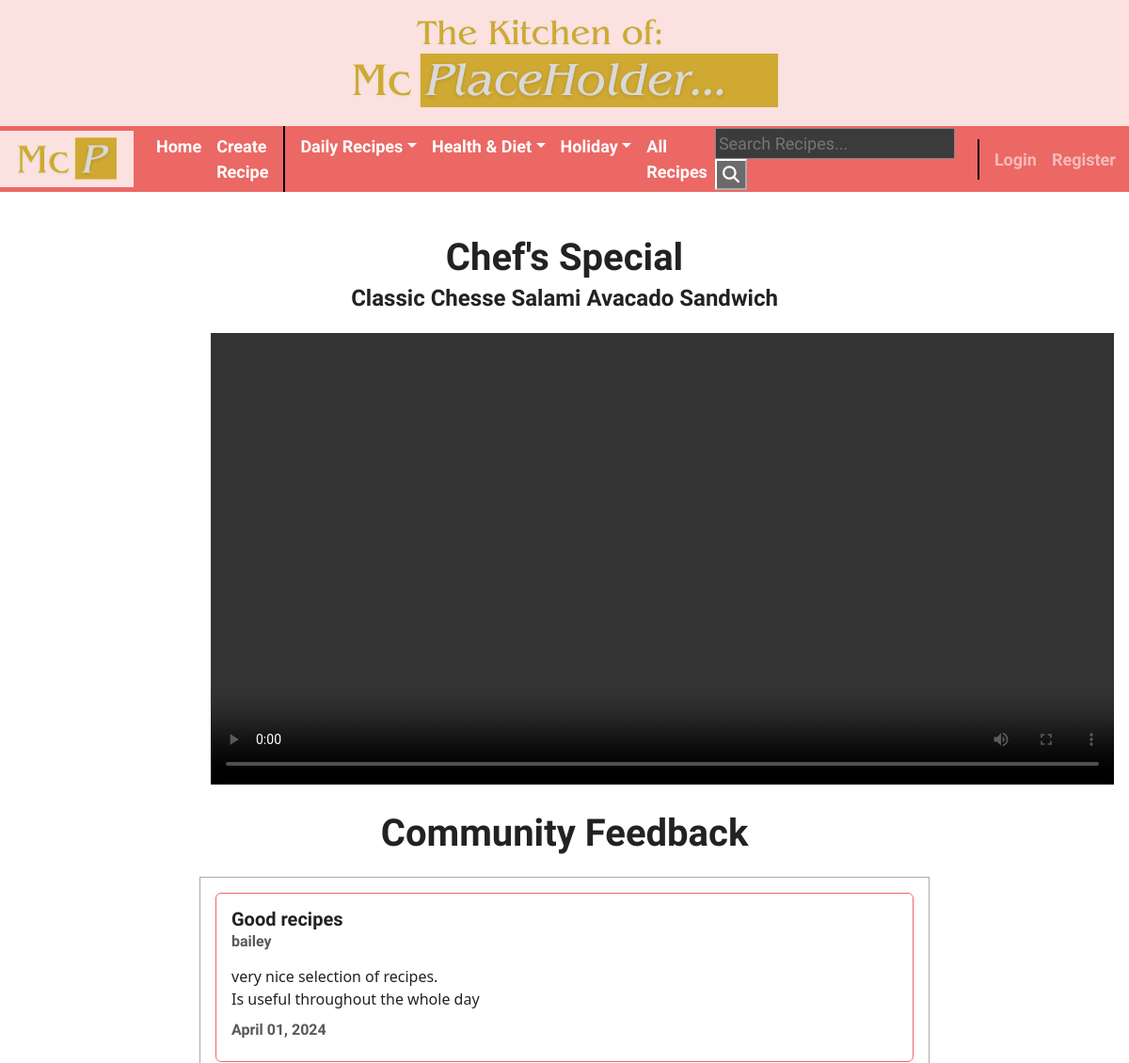
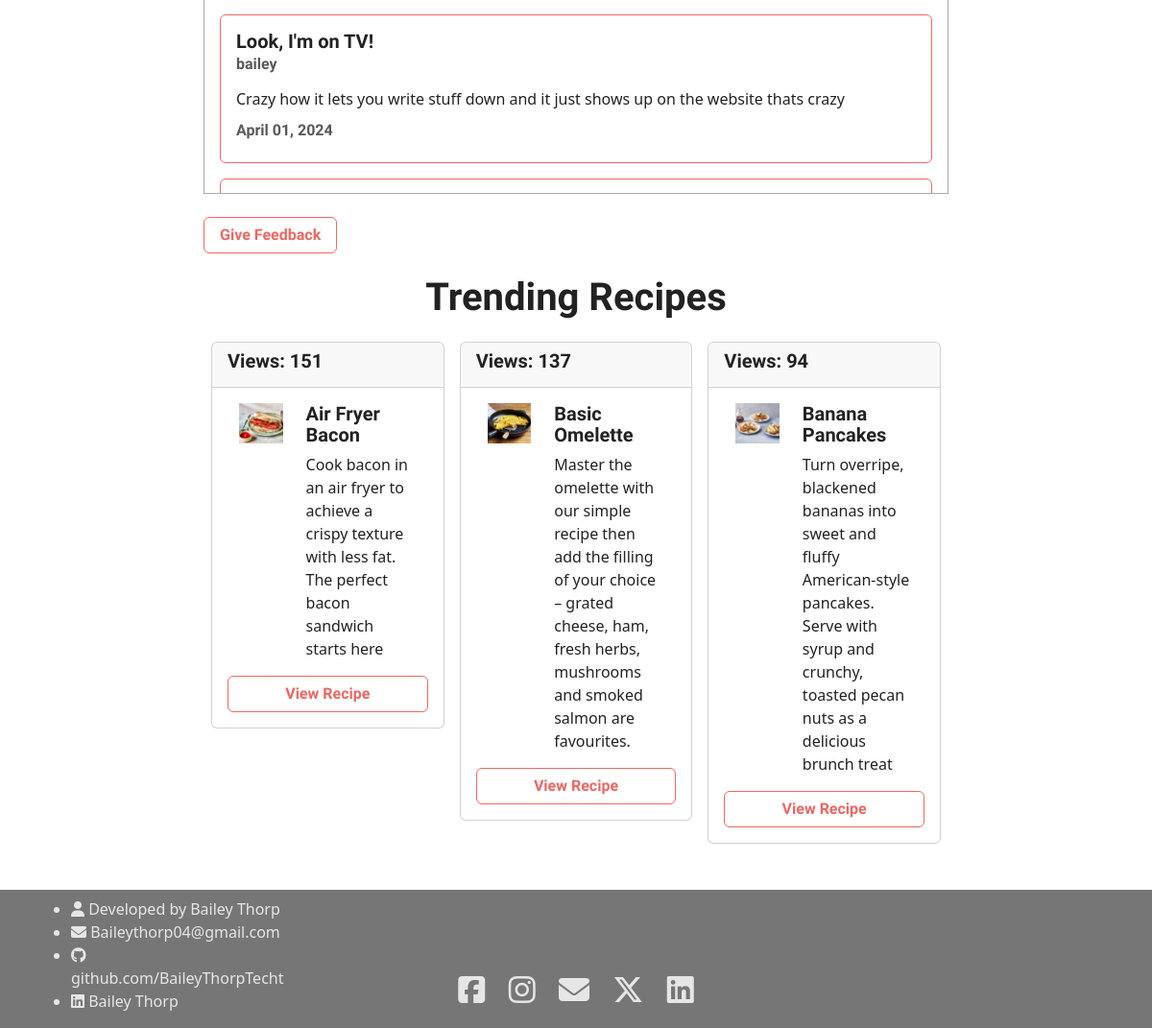
The page / on the database its author committed (2 pictures, top to bottom).
### hello/models.py (models this page shows, shortened)
class Category(models.Model):
    title = models.CharField(max_length=100)
    def __str__(self):
        return self.title.lower()

class Feedback(models.Model):
    title = models.CharField(max_length=100)
    description = models.TextField()
    author = models.ForeignKey(User, on_delete=models.CASCADE)
    created_at = models.DateTimeField(auto_now_add=True)

class Recipe(models.Model):
    title = models.CharField(max_length=100)
    description = models.TextField()
    ingredients = models.TextField()
    instructions = models.TextField()
    image = models.ImageField(upload_to="recipe_images")
    subcategory = models.ForeignKey(Subcategory, on_delete=models.CASCADE)
    author = models.ForeignKey(User, on_delete=models.CASCADE)
    created_at = models.DateTimeField(auto_now_add=True)
    updated_at = models.DateTimeField(auto_now=True)

### hello/views.py (the view)
# urls.py: path("", views.LandingView.as_view(), name="landing"),
class LandingView(ListView):
    model = models.Feedback
    template_name = 'hello/landing.html'
    context_object_name = 'feedback'
    def get_context_data(self, **kwargs):
        context =  super().get_context_data(**kwargs)
        recipes = models.Recipe.objects.all()[:3]
        views = ["151", "137", "94"]
        context['recipesandviews'] = zip(recipes, views)
        return context

### hello/context_processors.py (called while the page is built)
def navbar_processor(request):
    categories = models.Category.objects.all()
    subcategories = models.Subcategory.objects.all()
    return {
        'categories': categories,
        'subcategories': subcategories,
    }

### hello/models.py (called while the page is built)
    def __str__(self):
        return self.title.lower()

### hello/templates/hello/landing.html
{% extends "hello/base.html" %}
{% block content %}
<h1 class="text-center mt-4">Chef's Special</h1>
<h4 class="text-center mt-2">Classic Chesse Salami Avacado Sandwich</h4>
<div class="container my-4">
<div class="row">
<div class="col text-center">
    {% load static %}
    <video controls height="480px">
        <source src="static/videos/chef_special_fast.mp4" type="video/mp4" class="ms-auto" alt="chef's speical">
    </video>
</div>
</div>
</div>
<h1 class="text-center mt-4">Community Feedback</h1>
<div class="overflow-auto my-4 border border-secondary rounded-left" style="height:400px;">
    {% for reply in feedback %}
    <div class="card border-primary m-3">
        <div class="card-body">
            <h5 class="card-title">{{ reply.title }}</h5>
            <h6 class="card-subtitle mb-2 text-muted">{{ reply.author }}</h6>
            <p class="card-text">{{ reply.description|linebreaks }}</p>
            <h6 class="card-subtitle mb-2 text-muted">{{ reply.created_at|date:"F d, Y" }}</h6>
        </div>
    </div>
    {% endfor %}
</div>
<a class="btn btn-outline-primary" href="{% url 'feedback-create' %}">Give Feedback</a>
<h1 class="text-center mt-4">Trending Recipes</h1>
<div class="container my-4">
    <div class="row">
    {% for recipe, views in recipesandviews %}
    <div class="col-4 px-2">
        <div class="card ">
            <div class="card-header">
                <h5>Views: {{ views }}</h5>
            </div>
            <div class="card-body">
                <div class="container">
                    <div class="row">
                        <div class="col-4">
                            <img class = "img-responsive" width = "100%" src="{{recipe.image.url}}">
                        </div>
                        <div class="col-8">
                            <h5 class="card-title text-capitalize">{{ recipe.title }}</h5>
                            <p class="card-text">{{ recipe.description }}</p>
                        </div>
                    </div>
                    <div class="row mt-3">
                        <a class="btn btn-outline-primary" href="{% url 'recipe-detail' recipe.pk %}">View Recipe</a>
                    </div>
                </div>
            </div>
        </div>
    </div>
    {% endfor %}
    </div>
</div>
{% endblock content%}

### hello/templates/hello/base.html (shortened to what this page needs)
<!DOCTYPE html>
<html lang="en">
<head>
    <link
      href="https://cdn.jsdelivr.net/npm/bootswatch@5.2.0/dist/journal/bootstrap.min.css"
      rel="stylesheet"
    />
</head>
<body>
    <div class="text-center py-3" style="background-color:#fbe1e0;">
      {% load static %}
        <img src="{% static 'images/heading.png'%}"  style="mix-blend-mode: darken;" alt="header logo">
    </div>
    <nav class="navbar sticky-top navbar-expand-lg bg-primary pb-0" data-bs-theme="dark" style="padding:0px;">
        <div class="container-fluid ps-0">
          {% load static %}
          <a class="navbar-brand px-2 py-0" href="{% url 'landing' %}" style="background-color:#fbe1e0;">
            <img src="{% static 'images/logo.png'%}" style="height:60px; mix-blend-mode: darken;" alt="logo">
          </a>
          <div class="collapse navbar-collapse" id="navbarColor02">
            <ul class="navbar-nav me-auto">
              <li class="nav-item">
                <a class="nav-link active" href="{% url 'landing' %}">Home</a>
              </li>
              <li class="nav-item">
                <a class="nav-link active" href="{% url 'recipe-create' %}">Create Recipe</a>
              </li>
              <div class="mx-2" style="height:auto; border:1px solid black;"></div>
              {% for cat in categories %}
              <li class="nav-item dropdown" >
                <a class="nav-link active text-capitalize dropdown-toggle" aria-expanded="false" href="{% url 'recipe-category' cat %}">{{cat}}</a>
              </li>
              {% endfor %}
            <li class="nav-item">
              <a class="nav-link active" href="{% url 'recipe-all' %}">All Recipes</a>
            </li>
            </ul>
            <form action="{% url 'recipe-search' %}" method="get">
              <input name="q" type="text" placeholder="Search Recipes...">
              <button type="text">
                <i class="fa-solid fa-search"></i>
              </button>
            </form>
            <div class="ms-4 me-2" style="height:43px; border:1px solid black;"></div>
            <div class="navbar-nav">
              {% if user.is_authenticated %}
              <a class="nav-item nav-link" href="{% url 'user-profile' %}">My Profile </a>
              <a class="nav-item nav-link" href="{% url 'user-logout' %}">Log out</a>
              {% else %}
              <a class="nav-item nav-link" href="{% url 'user-login' %}">Login</a>
              <a class="nav-item nav-link" href="{% url 'user-register' %}">Register</a>
              {% endif %}
            </div>
          </div>
        </div>
    </nav>
    <div class="container my-4 col-8" style="min">
        {% block content %} {% endblock %}
    </div>
    <footer class="pt-2 margin-top: auto;" style="background-color:rgb(118,118,118); color:rgb(230,230,230)">
    <div class="container">
      <div class="row align-items-end">
        <div class="col-3" style="font-size: 16px;">
          <ul>
            <li><i class="fa-solid fa-user"></i> Developed by Bailey Thorp</li>
            <li><i class="fa-solid fa-envelope"></i> Baileythorp04@gmail.com</li>
            <li><i class="fa-brands fa-github"></i><a class="text-decoration-none" href="https://github.com/BaileyThorpTecht" target="_blank" style="color:rgb(230,230,230)">
              github.com/BaileyThorpTecht</a></li>
            <li><i class="fa-brands fa-linkedin"></i><a class="text-decoration-none" href="https://www.linkedin.com/in/bailey-thorp-25a7002a7/" target="_blank" style="color:rgb(230,230,230)">
              Bailey Thorp</a></li>
          </ul>
        </div>
        <div class="col-6 text-center">
          <p class="fa-2x">
            <a href="https://www.facebook.com/bailey.thorp.3/" target="_blank" style="color:rgb(230,230,230)">
              <i class="fa-brands fa-square-facebook mx-2"></i></a>
            <a href="https://www.instagram.com/baybaybayo/" target="_blank" style="color:rgb(230,230,230)">
              <i class="fa-brands fa-instagram mx-2"></i></a>
              <a href="mailto:Baileythorp04@gmail.com" style="color:rgb(230,230,230)">
                <i class="fa-solid fa-envelope mx-2"></i></a>
            <a href="https://twitter.com/baybaynapalm" target="_blank" style="color:rgb(230,230,230)">
              <i class="fa-brands fa-x-twitter mx-2"></i></a>
            <a href="https://www.linkedin.com/in/bailey-thorp-25a7002a7/" target="_blank" style="color:rgb(230,230,230)">
              <i href="" class="fa-brands fa-linkedin mx-2"></i></a>
          </p>
        </div>
      </div>
    </div>
    </footer>
</body>

### hello/templates/hello/base.html (style rules this page uses)
body { min-height: 100vh; display: flex; flex-direction: column; }
footer { margin-top: auto; }

### rows shown on the page
Category: title "Daily Recipes"
Category: title "Health & Diet"
Category: title "Holiday"
Feedback: title "Good recipes", author "bailey", description "very nice selection of recipes. Is useful throughout the whole day", created_at "April 01, 2024"
Feedback: title "Look, I'm on TV!", author "bailey", description "Crazy how it lets you write stuff down and it just shows up on the website thats crazy", created_at "April 01, 2024"
Recipe: views "151", image (picture), title "Air Fryer Bacon", description "Cook bacon in an air fryer to achieve a crispy texture with less fat. The perfect bacon sandwich starts here"
Recipe: views "137", image (picture), title "Basic Omelette", description "Master the omelette with our simple recipe then add the filling of your choice – grated cheese, ham, fresh herbs, mushrooms and smoked salmon are favourites."
Recipe: views "94", image (picture), title "Banana Pancakes", description "Turn overripe, blackened bananas into sweet and fluffy American-style pancakes. Serve with syrup and crunchy, toasted pecan nuts as a delicious brunch treat"
